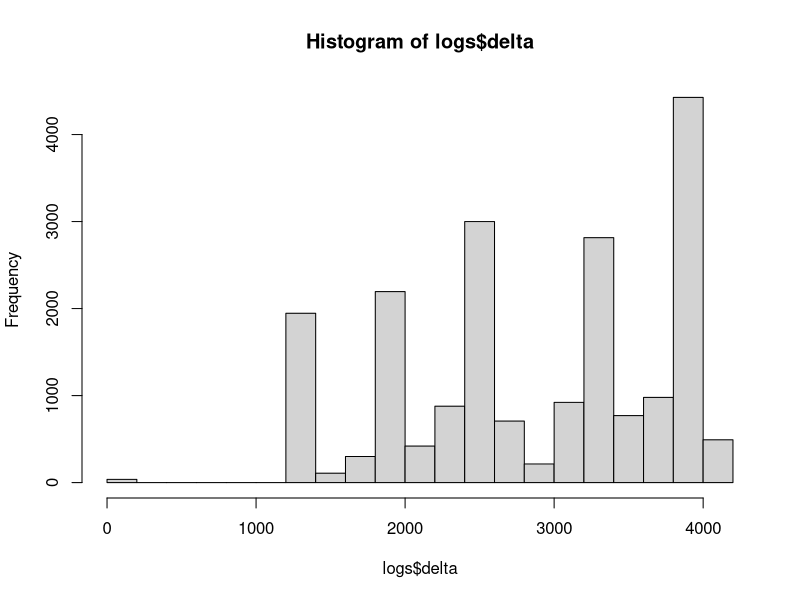

The R source for this figure:

logs <- read.csv("107.csv")

# Get the list of actions and their frequency
actions <- table(logs$message)
# Sort by frequency - how does this line work?
actions <- actions[order(actions)]
actions
# 6 most common actions
tail(actions)

# parse the timestamp
logs$timestamp <- strptime(logs$timestamp, format="%Y-%m-%d %H:%M:%S")
# and convert it to a numeric
logs$time <- as.numeric(logs$timestamp)
# then get the time since we started recording and convert to seconds
logs$delta <- (logs$time - min(logs$time)) / 1000
hist(logs$delta)

# What else could you do with this data?